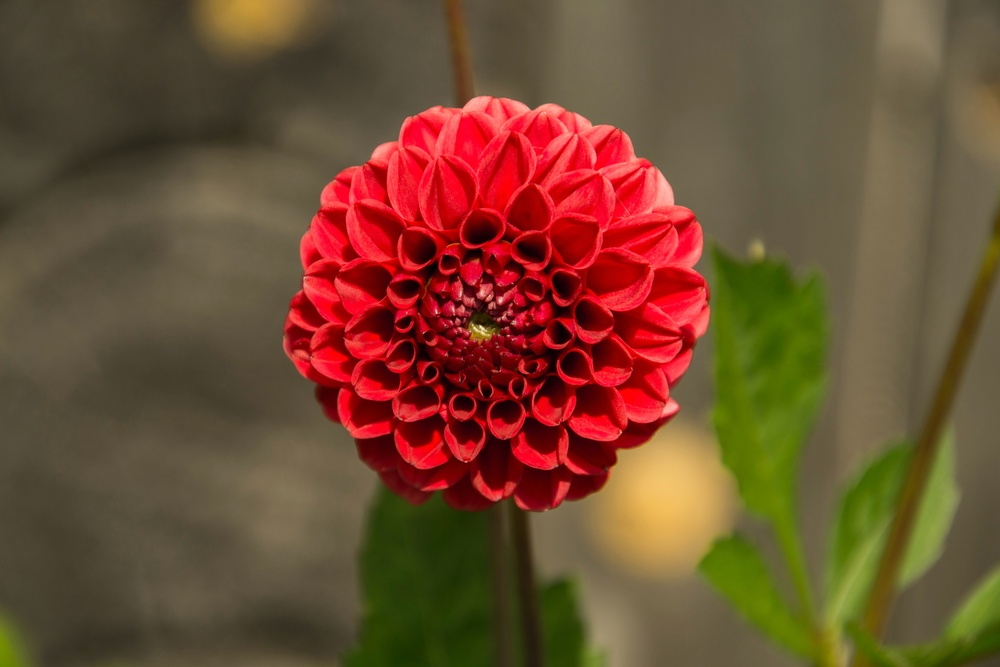
#> input picture Сем 6/Обработка изображений/2/image1.jpg, 1000 x 667 px, shrunk from 4608 x 3072 before the run, found by its file name
$ python 3.1.py
#> lines starting #> are read from the running program, lines starting #| are printed output that depends on the picture
import cv2
import numpy as np

img = cv2.imread("image1.jpg", cv2.IMREAD_GRAYSCALE)
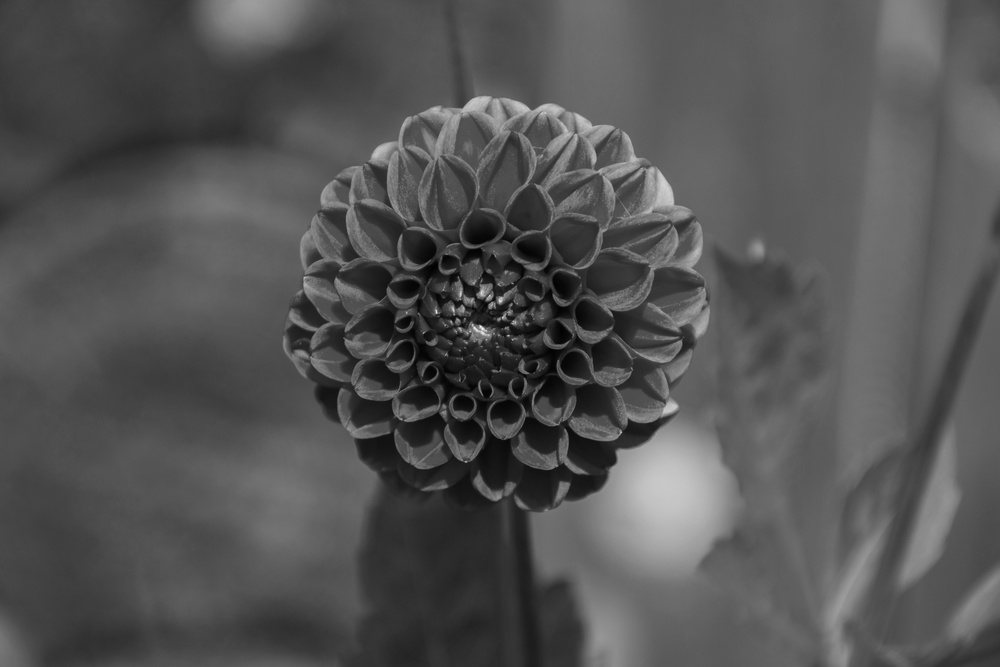
#> img: shape (667, 1000); min 0, max 248, mean 83.6
hist = cv2.calcHist([img], [0], None, [256], [0,256])
#> hist = 256 values, max 16608 at index 94, min 0 at index 213, mean 2605.5
hist = hist.flatten()
max_val = int(hist.max())
#> max_val = 16608
max_idx = int(hist.argmax())
#> max_idx = 94
print(max_val)
#| 16608
print(max_idx)
#| 94

$ run again, with Сем 6/Обработка изображений/2/image2.jpg copied over Сем 6/Обработка изображений/2/image1.jpg
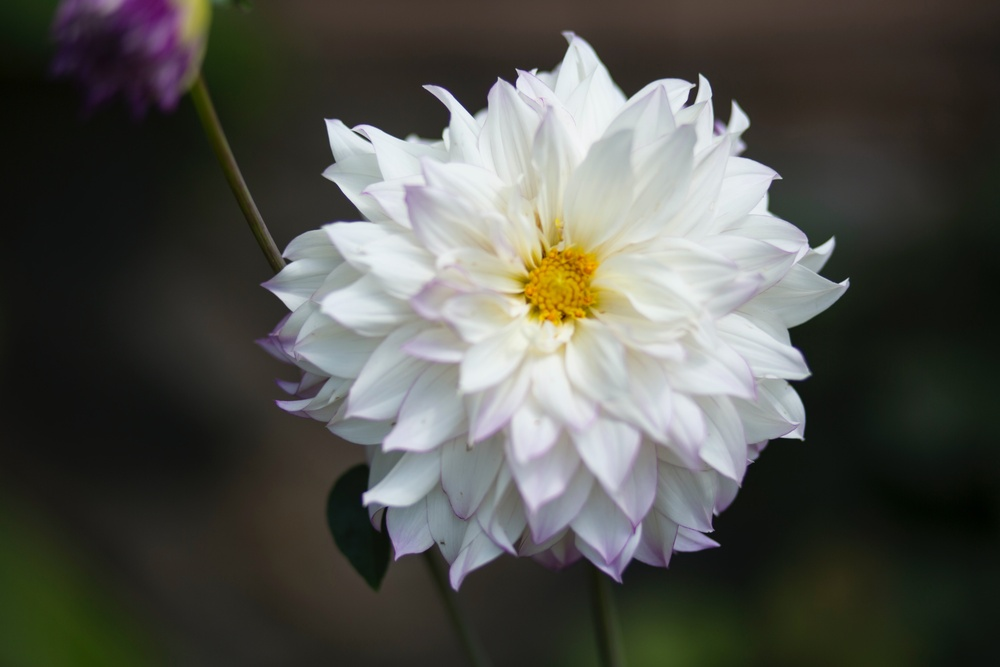
#> input picture Сем 6/Обработка изображений/2/image2.jpg, 1000 x 667 px, shrunk from 5760 x 3840 before the run, found by its file name
#> `img = cv2.imread("image1.jpg", cv2.IMREAD_GRAYSCALE)`:
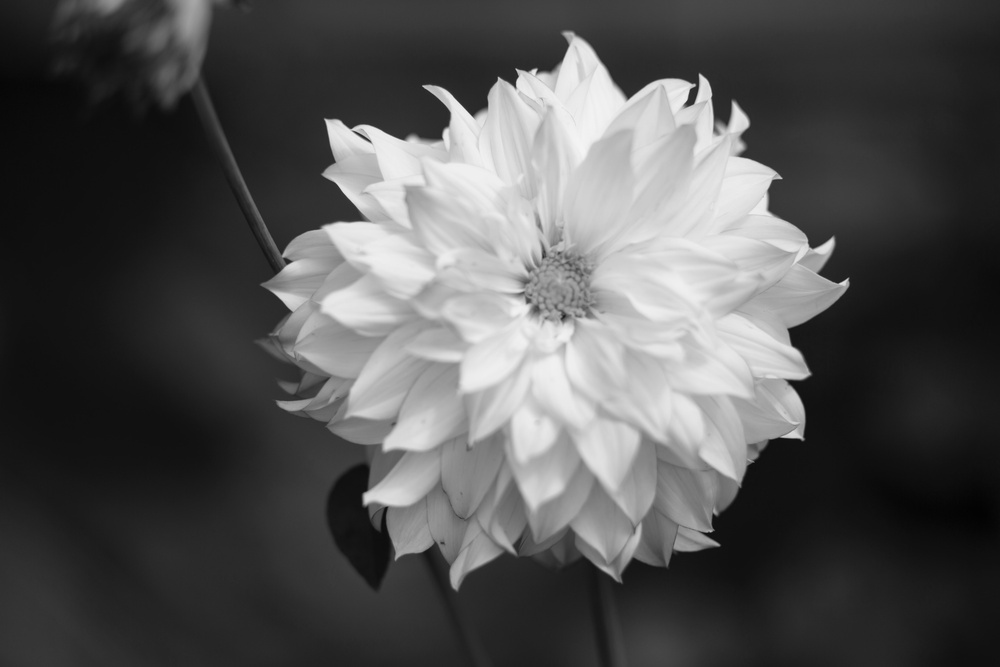
#> img: shape (667, 1000); min 2, max 245, mean 82.4
#> hist = 256 values, max 22105 at index 17, min 0 at index 0, mean 2605.5
#> max_val = 22105
#> max_idx = 17
#| 22105
#| 17

$ run again, with Сем 6/Обработка изображений/2/image3.jpg copied over Сем 6/Обработка изображений/2/image1.jpg
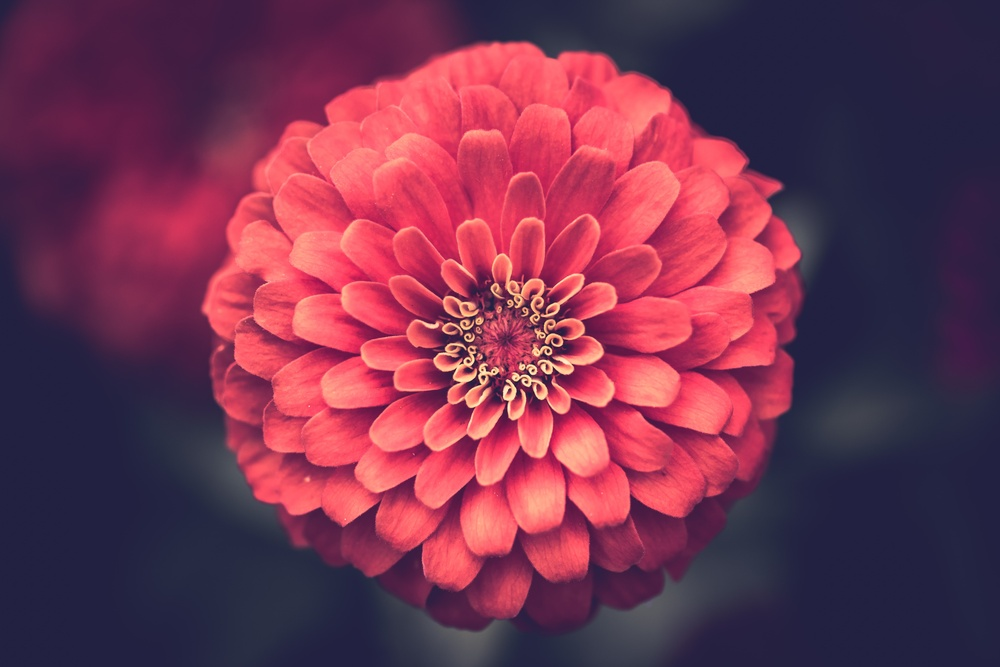
#> input picture Сем 6/Обработка изображений/2/image3.jpg, 1000 x 667 px, shrunk from 7360 x 4912 before the run, found by its file name
#> `img = cv2.imread("image1.jpg", cv2.IMREAD_GRAYSCALE)`:
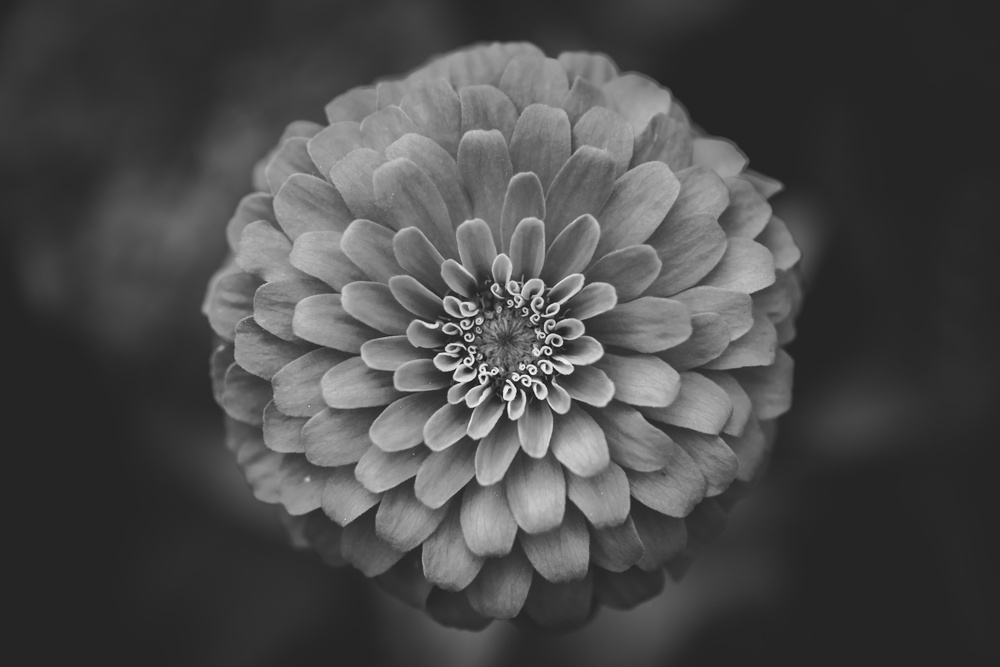
#> img: shape (667, 1000); min 19, max 246, mean 74.7
#> hist = 256 values, max 111383 at index 37, min 0 at index 0, mean 2605.5
#> max_val = 111383
#> max_idx = 37
#| 111383
#| 37
